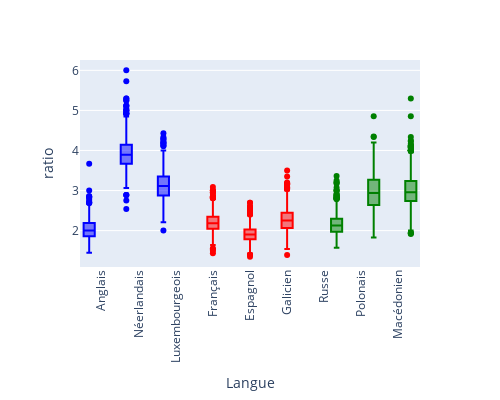

The notebook cell saved with this chart:
### Code cell
import os
import glob
import seaborn as sns
import pandas as pd
import plotly.express as px
# Function to extract language code from file name
def get_language_from_filename(filename):
    return os.path.basename(filename).split('.')[0]

# Get all the files with .dev extension in the /flores200_dataset/dev directory
files = glob.glob("inputs/flores200_dataset/dev/*.dev")

# Get the language code for each file
languages = [get_language_from_filename(file) for file in files]

# Filter by the langauges we want to keep
# Read the language info file
with open("inputs/FLORES-200.lang_info.csv", 'r', encoding='utf-8') as f:
    lines = f.readlines()
    
# Get the languages we want to keep (separated by \t, get last column)
languages = [line.split('\t')[-1].strip() for line in lines]

# Get the number of tokens and words for each sentence in each language
language_sentence_stats = []

for language, file in zip(languages, files):
    # Read the content of the file
    with open(file, 'r', encoding='utf-8') as f:
        text = f.read().strip().split('\n')  # Split the text into sentences
    
    for sentence in text:
        # Tokenize the sentence
        encoded = tokenizer.encode(sentence, add_special_tokens=False)
        
        # Get the number of tokens
        num_tokens = len(encoded)
        
        # Get the number of words
        num_words = len(sentence.split())
        
        # Calculate the ratio of tokens to words
        if num_words > 0:  # Avoid division by zero
            ratio = num_tokens / num_words
            language_sentence_stats.append({"language": language, "ratio": ratio})

# Create a DataFrame from the stats
df = pd.DataFrame(language_sentence_stats)

# Add the language family to the DataFrame
# Get the language families
language_families = {line.split('\t')[0]: line.split('\t')[2] for line in lines}

print(language_families)

# Add the language family (new column) to the DataFrame
for code, family in language_families.items():
    df.loc[df['language'].str.startswith(code), 'family'] = family
    
# Remove all the lines with 'lang_script' as language
df = df[df['language'] != 'lang_script']

# FOr the 3 languages family, print in 3 colors 
colors = {
    "Germanique": "blue",
    "Romane": "red",
    "Balto-Slave": "green"
}

languages_i18n = {
    "eng_Latn": "Anglais",
    "fra_Latn": "Français",
    "spa_Latn": "Espagnol",
    "nld_Latn": "Néerlandais",
    "ltz_Latn": "Luxembourgeois",
    "glg_Latn": "Galicien",
    "rus_Cyrl": "Russe",
    "pol_Latn": "Polonais",
    "mkd_Cyrl": "Macédonien",
}

legends_i18n = {
    "Germanic": "Germanique",
    "Romance": "Romane",
    "Balto-Slavic": "Balto-Slave"
}

# Update the family column with the i18n names
df['family'] = df['family'].map(legends_i18n)

# Plot the ratio of tokens to words for each language with 
fig = px.box(df, x='language', y='ratio', color="family", color_discrete_map=colors, width=500, height=400)

fig.update_layout(
    boxmode='group',
    boxgroupgap=0.1,
    boxgap=0,
)

# Update the X axis labels with the languages_i18n dict
fig.update_xaxes(title_text="Langue", ticktext=list(languages_i18n.values()), tickvals=list(languages_i18n.keys()))

# X Labels should be 90°
fig.update_xaxes(tickangle=-90)

# Remove legend famille
fig.update_layout(showlegend=False)

### Figure 1 — Plotly figure (JSON) as saved in the notebook; plotly's stock layout.template omitted (floating-point values rounded to 4 significant figures; data arrays with more than 128 entries replaced by an {"elided": "..."} marker saying what was removed)
{"data": [{"alignmentgroup": "True", "hovertemplate": "family=Germanique<br>language=%{x}<br>ratio=%{y}<extra></extra>", "legendgroup": "Germanique", "marker": {"color": "blue"}, "name": "Germanique", "notched": false, "offsetgroup": "Germanique", "orientation": "v", "showlegend": true, "type": "box", "x": {"elided": "2991 str values"}, "x0": " ", "xaxis": "x", "y": {"elided": "2991 float values"}, "y0": " ", "yaxis": "y"}, {"alignmentgroup": "True", "hovertemplate": "family=Romane<br>language=%{x}<br>ratio=%{y}<extra></extra>", "legendgroup": "Romane", "marker": {"color": "red"}, "name": "Romane", "notched": false, "offsetgroup": "Romane", "orientation": "v", "showlegend": true, "type": "box", "x": {"elided": "2991 str values"}, "x0": " ", "xaxis": "x", "y": {"elided": "2991 float values"}, "y0": " ", "yaxis": "y"}, {"alignmentgroup": "True", "hovertemplate": "family=Balto-Slave<br>language=%{x}<br>ratio=%{y}<extra></extra>", "legendgroup": "Balto-Slave", "marker": {"color": "green"}, "name": "Balto-Slave", "notched": false, "offsetgroup": "Balto-Slave", "orientation": "v", "showlegend": true, "type": "box", "x": {"elided": "2991 str values"}, "x0": " ", "xaxis": "x", "y": {"elided": "2991 float values"}, "y0": " ", "yaxis": "y"}], "layout": {"boxgap": 0, "boxgroupgap": 0.1, "boxmode": "group", "height": 400, "legend": {"title": {"text": "family"}, "tracegroupgap": 0}, "margin": {"t": 60}, "showlegend": false, "width": 500, "xaxis": {"anchor": "y", "domain": [0, 1], "tickangle": -90, "ticktext": ["Anglais", "Français", "Espagnol", "Néerlandais", "Luxembourgeois", "Galicien", "Russe", "Polonais", "Macédonien"], "tickvals": ["eng_Latn", "fra_Latn", "spa_Latn", "nld_Latn", "ltz_Latn", "glg_Latn", "rus_Cyrl", "pol_Latn", "mkd_Cyrl"], "title": {"text": "Langue"}}, "yaxis": {"anchor": "x", "domain": [0, 1], "title": {"text": "ratio"}}}}
